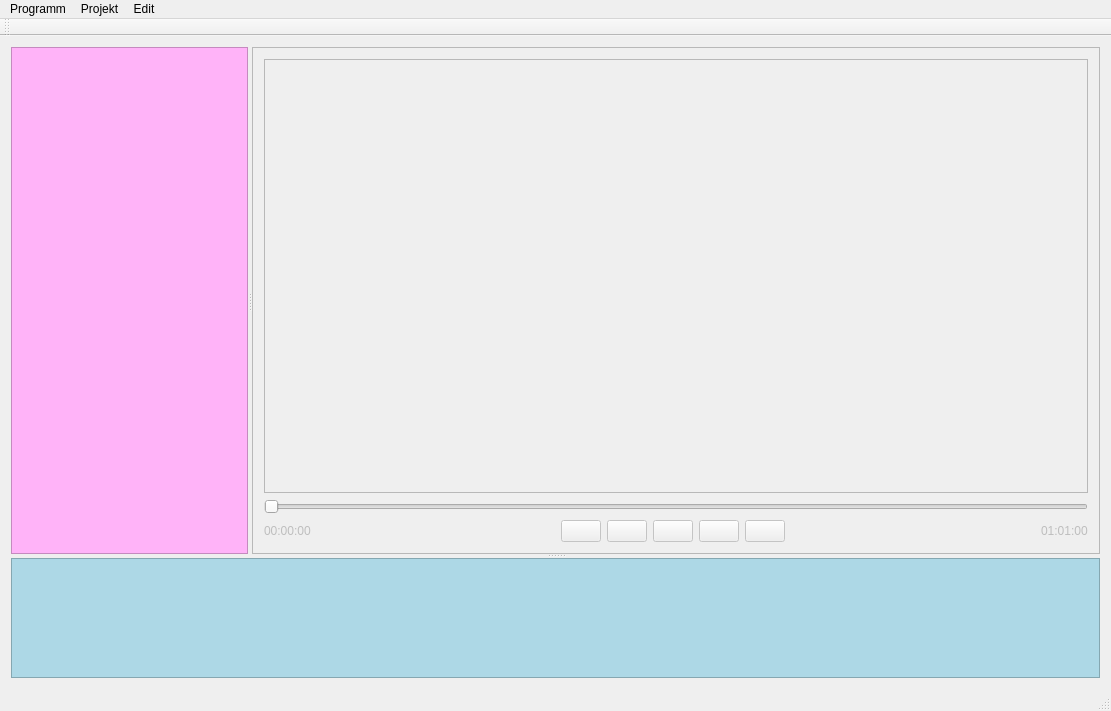
<?xml version="1.0" encoding="UTF-8"?>
<ui version="4.0">
 <class>MainWindow</class>
 <widget class="QMainWindow" name="MainWindow">
  <property name="geometry">
   <rect>
    <x>0</x>
    <y>0</y>
    <width>1111</width>
    <height>711</height>
   </rect>
  </property>
  <property name="windowTitle">
   <string>UbiCut</string>
  </property>
  <widget class="QWidget" name="centralWidget">
   <layout class="QGridLayout" name="gridLayout">
    <item row="1" column="0">
     <widget class="QSplitter" name="horizontalSplitter">
      <property name="sizeIncrement">
       <size>
        <width>0</width>
        <height>0</height>
       </size>
      </property>
      <property name="orientation">
       <enum>Qt::Vertical</enum>
      </property>
      <widget class="QSplitter" name="verticalSplitter">
       <property name="sizePolicy">
        <sizepolicy hsizetype="Expanding" vsizetype="Preferred">
         <horstretch>0</horstretch>
         <verstretch>1</verstretch>
        </sizepolicy>
       </property>
       <property name="orientation">
        <enum>Qt::Horizontal</enum>
       </property>
       <widget class="QFrame" name="topleftFrame">
        <property name="minimumSize">
         <size>
          <width>200</width>
          <height>0</height>
         </size>
        </property>
        <property name="styleSheet">
         <string notr="true">background: rgb(255, 179, 248);</string>
        </property>
        <property name="frameShape">
         <enum>QFrame::StyledPanel</enum>
        </property>
        <property name="frameShadow">
         <enum>QFrame::Raised</enum>
        </property>
       </widget>
       <widget class="QFrame" name="toprightFrame">
        <property name="enabled">
         <bool>false</bool>
        </property>
        <property name="minimumSize">
         <size>
          <width>200</width>
          <height>0</height>
         </size>
        </property>
        <property name="accessibleDescription">
         <string/>
        </property>
        <property name="autoFillBackground">
         <bool>false</bool>
        </property>
        <property name="styleSheet">
         <string notr="true">background: rgbrgb(90, 25, 51);</string>
        </property>
        <property name="frameShape">
         <enum>QFrame::StyledPanel</enum>
        </property>
        <property name="frameShadow">
         <enum>QFrame::Raised</enum>
        </property>
        <layout class="QGridLayout" name="gridLayout_2">
         <item row="2" column="4">
          <widget class="QPushButton" name="pushButton">
           <property name="enabled">
            <bool>false</bool>
           </property>
           <property name="sizePolicy">
            <sizepolicy hsizetype="Preferred" vsizetype="Preferred">
             <horstretch>0</horstretch>
             <verstretch>0</verstretch>
            </sizepolicy>
           </property>
           <property name="toolTip">
            <string/>
           </property>
           <property name="statusTip">
            <string/>
           </property>
           <property name="whatsThis">
            <string/>
           </property>
           <property name="accessibleName">
            <string notr="true"/>
           </property>
           <property name="accessibleDescription">
            <string/>
           </property>
           <property name="autoFillBackground">
            <bool>false</bool>
           </property>
           <property name="styleSheet">
            <string notr="true"/>
           </property>
           <property name="text">
            <string notr="true"/>
           </property>
           <property name="icon">
            <iconset resource="../../../icons/preview_buttons/resource.qrc">
             <normaloff>:/icons png/png/002-play-button.png</normaloff>
             <normalon>:/icons png/png/001-pause.png</normalon>:/icons png/png/002-play-button.png</iconset>
           </property>
           <property name="shortcut">
            <string notr="true"/>
           </property>
           <property name="autoDefault">
            <bool>true</bool>
           </property>
           <property name="flat">
            <bool>false</bool>
           </property>
          </widget>
         </item>
         <item row="2" column="7">
          <spacer name="horizontalSpacer_2">
           <property name="orientation">
            <enum>Qt::Horizontal</enum>
           </property>
           <property name="sizeHint" stdset="0">
            <size>
             <width>171</width>
             <height>20</height>
            </size>
           </property>
          </spacer>
         </item>
         <item row="2" column="3">
          <widget class="QPushButton" name="pushButton_3">
           <property name="text">
            <string/>
           </property>
           <property name="icon">
            <iconset resource="../../../icons/preview_buttons/resource.qrc">
             <normaloff>:/icons png/png/011-rewind.png</normaloff>:/icons png/png/011-rewind.png</iconset>
           </property>
           <property name="flat">
            <bool>false</bool>
           </property>
          </widget>
         </item>
         <item row="2" column="5">
          <widget class="QPushButton" name="pushButton_2">
           <property name="text">
            <string/>
           </property>
           <property name="icon">
            <iconset resource="../../../icons/preview_buttons/resource.qrc">
             <normaloff>:/icons png/png/008-fast-forward.png</normaloff>:/icons png/png/008-fast-forward.png</iconset>
           </property>
           <property name="autoDefault">
            <bool>false</bool>
           </property>
           <property name="flat">
            <bool>false</bool>
           </property>
          </widget>
         </item>
         <item row="2" column="2">
          <widget class="QPushButton" name="pushButton_5">
           <property name="text">
            <string/>
           </property>
           <property name="icon">
            <iconset resource="../../../icons/preview_buttons/resource.qrc">
             <normaloff>:/icons png/png/006-back.png</normaloff>:/icons png/png/006-back.png</iconset>
           </property>
           <property name="flat">
            <bool>false</bool>
           </property>
          </widget>
         </item>
         <item row="2" column="0">
          <widget class="QLabel" name="label">
           <property name="text">
            <string>00:00:00</string>
           </property>
          </widget>
         </item>
         <item row="2" column="6">
          <widget class="QPushButton" name="pushButton_4">
           <property name="text">
            <string/>
           </property>
           <property name="icon">
            <iconset resource="../../../icons/preview_buttons/resource.qrc">
             <normaloff>:/icons png/png/007-next-1.png</normaloff>:/icons png/png/007-next-1.png</iconset>
           </property>
           <property name="flat">
            <bool>false</bool>
           </property>
          </widget>
         </item>
         <item row="2" column="1">
          <spacer name="horizontalSpacer">
           <property name="orientation">
            <enum>Qt::Horizontal</enum>
           </property>
           <property name="sizeHint" stdset="0">
            <size>
             <width>171</width>
             <height>20</height>
            </size>
           </property>
          </spacer>
         </item>
         <item row="1" column="0" colspan="10">
          <widget class="QSlider" name="horizontalSlider">
           <property name="orientation">
            <enum>Qt::Horizontal</enum>
           </property>
          </widget>
         </item>
         <item row="2" column="9">
          <widget class="QLabel" name="label_2">
           <property name="text">
            <string>01:01:00</string>
           </property>
          </widget>
         </item>
         <item row="0" column="0" colspan="10">
          <widget class="QGraphicsView" name="graphicsView"/>
         </item>
        </layout>
       </widget>
      </widget>
      <widget class="QFrame" name="bottomFrame">
       <property name="enabled">
        <bool>true</bool>
       </property>
       <property name="minimumSize">
        <size>
         <width>0</width>
         <height>120</height>
        </size>
       </property>
       <property name="styleSheet">
        <string notr="true">background: lightblue;</string>
       </property>
       <property name="frameShape">
        <enum>QFrame::StyledPanel</enum>
       </property>
       <property name="frameShadow">
        <enum>QFrame::Raised</enum>
       </property>
      </widget>
     </widget>
    </item>
   </layout>
  </widget>
  <widget class="QMenuBar" name="menuBar">
   <property name="geometry">
    <rect>
     <x>0</x>
     <y>0</y>
     <width>1111</width>
     <height>22</height>
    </rect>
   </property>
   <widget class="QMenu" name="menuProgramm">
    <property name="title">
     <string>Programm</string>
    </property>
    <addaction name="action_settings"/>
   </widget>
   <widget class="QMenu" name="menuProjekt">
    <property name="title">
     <string>Projekt</string>
    </property>
    <addaction name="actionNeu"/>
    <addaction name="actionOeffnen"/>
    <addaction name="actionSpeichern"/>
    <addaction name="actionSpeichern_als"/>
    <addaction name="actionProjekteinstellugen"/>
   </widget>
   <widget class="QMenu" name="menuEdit">
    <property name="title">
     <string>Edit</string>
    </property>
   </widget>
   <addaction name="menuProgramm"/>
   <addaction name="menuProjekt"/>
   <addaction name="menuEdit"/>
  </widget>
  <widget class="QToolBar" name="mainToolBar">
   <attribute name="toolBarArea">
    <enum>TopToolBarArea</enum>
   </attribute>
   <attribute name="toolBarBreak">
    <bool>false</bool>
   </attribute>
  </widget>
  <widget class="QStatusBar" name="statusBar"/>
  <action name="action_settings">
   <property name="text">
    <string>Einstellungen</string>
   </property>
  </action>
  <action name="actionNeu">
   <property name="text">
    <string>Neu</string>
   </property>
  </action>
  <action name="actionOeffnen">
   <property name="text">
    <string>Öffnen</string>
   </property>
  </action>
  <action name="actionSpeichern">
   <property name="text">
    <string>Speichern</string>
   </property>
  </action>
  <action name="actionSpeichern_als">
   <property name="text">
    <string>Speichern als</string>
   </property>
  </action>
  <action name="actionProjekteinstellugen">
   <property name="text">
    <string>Projekteinstellugen</string>
   </property>
  </action>
 </widget>
 <layoutdefault spacing="6" margin="11"/>
 <resources>
  <include location="../../../icons/preview_buttons/resource.qrc"/>
 </resources>
 <connections/>
</ui>
